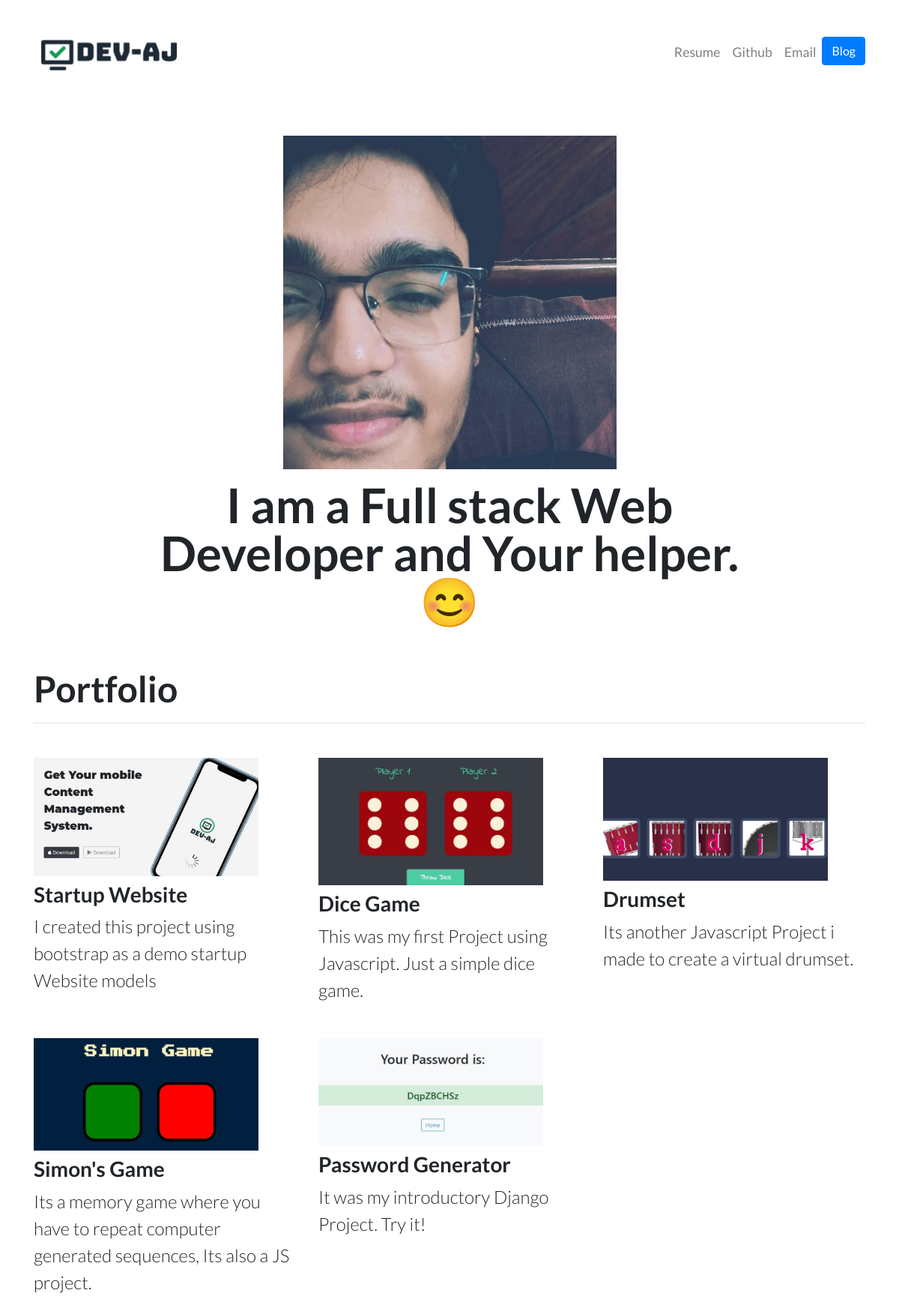
The page / on the database its author committed.
### portfolio/models.py (models this page shows)
class Project(models.Model):
    title = models.CharField(max_length=100)
    description = models.CharField(max_length=220)
    url = models.URLField(blank = 'true')
    image = models.ImageField(upload_to = 'project_image')

### portfolio/views.py (the view)
# urls.py: 2. Add a URL to urlpatterns:  path('', views.home, name='home')
def home(request):
    projects = Project.objects.all()
    return render(request, "portfolio/Home.html", {'projects' :projects})

### portfolio/templates/portfolio/Home.html
{% extends "portfolio/base.html" %}
{% block content %}
<br>
{% load static %}
<div class="row justify-content-center my-3">
  <div class="col-5">
    <img src="{% static 'portfolio/devaj.jpg' %}" class="img-fluid">
  </div>
</div>
<div class="row justify-content-center mb-3">
  <div class="col-md-9 text-center">
    <h1 id="hometext" class="font-weight-bold">I am a Full stack Web Developer and Your helper.😊</h1>
  </div>
</div>
<h2 class="mt-5">Portfolio</h2>
<hr>
<div class="row">
  {% for project in projects %}
  <div class="col-lg-4 col-md-6">
    {% if project.url %}
    <a href="{{ project.url }}">
      <img src="{{ project.image.url }}" class="img-fluid mb-2 project" width = "300px" height="175px">
    </a>
    {% else %}
    <img src="{{ project.image.url }}" class="img-fluid mb-2 project" width = "300px" height="175px">
    {% endif %}
    <h3>{{ project.title }}</h3>
    <p>{{ project.description }}</p>
  </div>
  {% endfor %}
</div>
{% endblock %}

### portfolio/static/portfolio/custom.css (style rules this page uses)
body { font-family: 'Lato', sans-serif; font-weight: 400; }
#hometext { font-size: 6rem; font-weight: 700; line-height: 1; }
h2 { font-size: 3rem; font-weight: 700; }
h3 { font-size: 1.75rem; font-weight: 700; }
.project { margin-bottom: 30px; margin-top: 30px; padding: 0; }
p { font-size: 1.5rem; font-weight: 300; }
@media (min-width: 992px) { #hometext { font-size: 4rem; } }

### rows shown on the page
Project: image (picture), title "Startup Website", description "I created this project using bootstrap as a demo startup Website models"
Project: image (picture), title "Dice Game", description "This was my first Project using Javascript. Just a simple dice game."
Project: image (picture), title "Drumset", description "Its another Javascript Project i made to create a virtual drumset."
Project: image (picture), title "Simon's Game", description "Its a memory game where you have to repeat computer generated sequences, Its also a JS project."
Project: image (picture), title "Password Generator", description "It was my introductory Django Project. Try it!"
